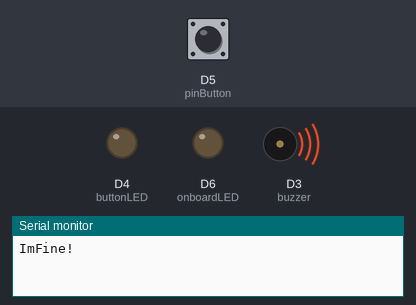
Simulated run of this sketch. Board: Arduino MKR. On the bench: output pins drawn as LEDs (lit = HIGH), buzzer (waves = sounding), the last lines printed to the serial monitor. The inputs (shaded band) are chosen by the test bench; at power-on: D5 (pinButton) HIGH. WiFi joins after 1.5 s; servers stay silent unless stated; uploads are accepted with an empty reply.

Above: at 0.1 s.
At 14.7 s:
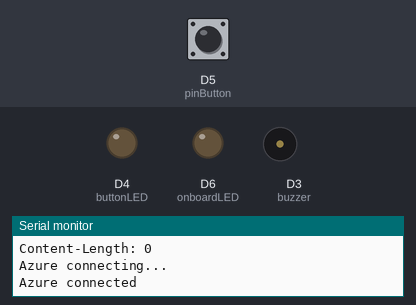
14.8 s: D5 (pinButton) pulled LOW for 0.15 s
At 15.4 s:
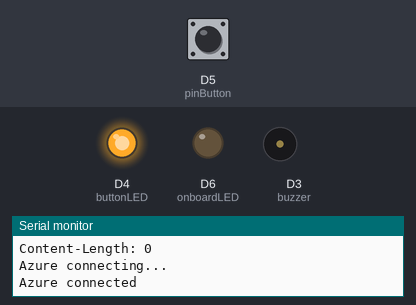
Timing chart, 0 to 17.8 s (numbered marks = the images above; inputs shaded):
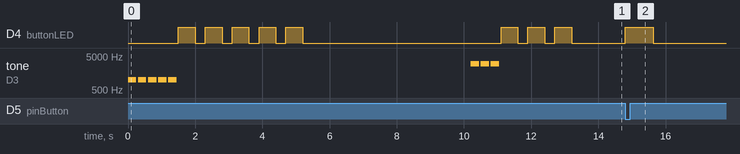

Measured:
- after the input at 14.8 s, D4 (buttonLED): LOW → HIGH at once, → LOW 0.83 s later

The sketch:

ImFine.ino
```cpp
#include <stdlib.h>
#include <WiFi101.h> // Library for Wifi for the MKR1000 and Zero boards
#include "DHT.h" // Library from Adafruit for the DHTxx temperature/humidity sensor types

// -------------------------------------------------------------------
// ImFine I/O pin definitions
#define buzzer 3
#define buttonLED 4
#define pinButton 5
#define onboardLED 6

// -------------------------------------------------------------------
// ----- Temperature and Humidity sensor configuration
#define DHTPIN 7       // DHT22 pin
#define DHTTYPE DHT22  // DHT22  (AM2302)
DHT dht(DHTPIN, DHTTYPE, 30); // Initialize DHT22 sensor


// -------------------------------------------------------------------
// ----- Setup of DeviceId, Wifi and Azure IotHub connections
// - - You must use your own values here - -
// IoT device Name
String deviceId = "Grandma"; // The Id/Alias/Name of this IoT device

// WiFi Config
char ssid[] = "{yourwifi}";    //  WiFi SSID
char pass[] = "{yourpassword}";  //  WiFi password

char azureIotHost[]   = "ImFineDev.azure-devices.net";    // Azure IoT Hub hostname
char azureDeviceSAS[] = "SharedAccessSignature sr=ImFineDev.azure-devices.net%2fdevices%2fGrandma&sig=GtJVahJYdxIcpyxRbvP7peiOJpMqHwC9ByOlbnQpA74%3d&se=1459252560";

// -------------------------------------------------------------------
// ----- Application definitions
unsigned long lastGETTime  = 0;
unsigned long lastPOSTTime = 0;
unsigned long intervalGET  = 5000L;  //  5 seconds polling between GETs (Poll for commands from IoTHUb)
unsigned long intervalPOST = 60000L; // 60 seconds interval between POSTs (Send temperature/humidity data to IoTHub)

volatile int buttonActivated = 0; // Button interrupt variable to indicate button is pressed
int wifiStatus = WL_IDLE_STATUS;
WiFiSSLClient azure;


// -------------------------------------------------------------------
// ----- Initialization
void setup() {
	Serial.begin(115200);
	Serial.println("ImFine!");

	pinMode(onboardLED, OUTPUT);
  digitalWrite(onboardLED, LOW);

	pinMode(buttonLED, OUTPUT);
  digitalWrite(buttonLED, LOW);

  pinMode(buzzer, OUTPUT);

	pinMode(pinButton, INPUT_PULLUP);
	attachInterrupt(pinButton, ISRButtonHandler, FALLING);

  // Inform user that the device is powered up
  beeper(5, 1000, 250, 300); // Sound
	blinkButtonLed(5); // Light

  // Start DHT22 the temperature/humidity sensor
	dht.begin();

	// Check wifi status and connect if not connected
	if (WiFi.status() != WL_CONNECTED)
		wifiConnect();

	azureDisconnect();

	while (!azureConnect());
	azureHttpPOST("Grandma is awake...");

  beeper(3, 3000, 250, 300);
	blinkButtonLed(3);
}

// -------------------------------------------------------------------
// ----- Main loop
void loop()
{
	if (buttonActivated)
	{
		// Send data to Azure IoTHub
		azureHttpPOST("Button pressed!");

		// Turn off the LED in the button to indicate the message is sent to Azure
		delay(200);
		digitalWrite(buttonLED, LOW);

		// Reset button activation flag for Interrupt Service Routine
		buttonActivated = 0;
	}

	// Check wifi status and connect if not connected
	if (WiFi.status() != WL_CONNECTED)
		wifiConnect();

	String command = getCommandFromCloud();
	if (!command.equals("")) {
        handleCommandFromCloud(command);
	}

	SendDHT22DataToCloud();

	delay(1000);
}

// ------------------- Application code -----------------------------
void beeper(int beeps, int frequency, int duration, int pause)
{
  // Beep the buzzer a few times
  for (int i = 0; i < beeps; i++)
  {
    tone(buzzer, frequency, duration);
    delay(pause);
  }
}

void blinkButtonLed(int blinks)
{
	// Blink the button LED a few times
	for (int i = 0; i < blinks; i++)
	{
		digitalWrite(buttonLED, HIGH);
		delay(500);
		digitalWrite(buttonLED, LOW);
		delay(300);
	}
}

// Handle messages coming from the Azure IotHub
void handleCommandFromCloud(String commandData)
{
	Serial.print("Incoming   ");
	Serial.println(commandData);

  String command = getValue(commandData, ';', 0);
  if (command.equals("ACK")) {
      beeper(3, 2500, 250, 500);
  } else {
      beeper(1, 800, 1000, 100);
  }

  //beeper(2, 2500, 250, 500);
}

// Interrupt Service Routine (ISR) for the button
void ISRButtonHandler()
{
	buttonActivated++;

	// Turn on the LED in the button so the operator can get feedback on the status
	// The LED will be turned off when the button message is sent to Azure IotHub
	digitalWrite(buttonLED, HIGH);
}

// Function checks if it is time to send a new DHT22 message to the cloud
void SendDHT22DataToCloud() {
  if (millis() - lastPOSTTime > intervalPOST) {
    // Check wifi status and connect if not connected
    if (WiFi.status() != WL_CONNECTED)
		  wifiConnect();

    // Open new server connection if it is not already open...
    if (!azure.connected()) {
      azureConnect();
    }

    // Get data from DHT22 sensor
    String dht22 = getDHT22Data();
    if (!dht22.equals(""))
    {
      // Send data to Azure IoTHub
      azureHttpPOST(dht22);
    }

    lastPOSTTime = millis();
  }
}


// Read data from the DHT22 sensor and return data as a String
String getDHT22Data() {
  // Reading temperature or humidity takes about 250 milliseconds!
  // Sensor readings may also be up to 2 seconds 'old' (its a very slow sensor)
  float h = dht.readHumidity();
  // Read temperature as Celsius
  float t = dht.readTemperature();
  // Read temperature as Fahrenheit
  //float f = dht.readTemperature(true);

  // Check if any reads failed and exit early (to try again).
  if (isnan(h) || isnan(t)) {
    Serial.println("Failed to read from DHT sensor!");
    return "";
  }

  int t1 = t * 100;
  int h1 = h * 100;

  String temp = String(t1, 10);
  String hum = String(h1, 10);

  String msg = "DHT22;";
  msg += temp;
  msg += ";";
  msg += hum;

  return msg;
}


// ******************************************************************
// From here on the code is general to use in other projects

// ------------------- WiFi connection handling ---------------------
// Attempt to connect to Wifi network
void wifiConnect()
{
	while (WiFi.status() != WL_CONNECTED) {
		Serial.println("WiFi connecting...");
		wifiStatus = WiFi.begin(ssid, pass);
		delay(3000);
		if ((wifiStatus != WL_CONNECTED))
			delay(7000);
	}
	Serial.println("WiFi connected");
}

// Disconnect from the wifi network
void wifiDisconnect()
{
	WiFi.disconnect();
}


// ------------------- Azure IotHub functions -----------------------
// Azure IoTHub http api
String ApiVersion  = "api-version=2016-02-03";
String httpGET     = "/devices/{deviceid}/messages/devicebound?{apiversion}";
String httpPOST    = "/devices/{deviceid}/messages/events?{apiversion}";
String httpDELETE  = "/devices/{deviceid}/messages/devicebound/{etag}?{apiversion}";
String httpREJECT  = "/devices/{deviceid}/messages/devicebound/{etag}?reject&{apiversion}";
String httpABANDON = "/devices/{deviceId}/messages/devicebound/{etag}/abandon?&{apiversion}";

bool azureConnect() {
	// Return if already connected to Azure
	if (azure.connected()) return true;

	// Check wifi status and connect if not connected
	if (WiFi.status() != WL_CONNECTED)
		wifiConnect();

    // Start connect to Azure and wait until connected
	//bool connected = azure.connected();
	while (!azure.connected())
	{
		Serial.println("Azure connecting...");

		bool connected = azure.connect(azureIotHost, 443);
		if (!connected) {
			Serial.println("Azure connecting - wait 10s");
			delay(10000);
		}
		if (!azure.connected()) {
			Serial.println("Azure connecting - wait 30s");
			delay(30000);
		}
	};

	// Show connection status on Serial
	if (azure.connected())
		Serial.println("Azure connected");
	else
		Serial.println("Azure connection failure!");

	return azure.connected();
}

// Disconnect from Azure IoTHub
void azureDisconnect() {
	azure.stop();
	while (azure.connected());
	Serial.println("Azure connection closed");
}

//
void azureHttpCommand(String httpType, String url, String content) {
	if (httpType.equals("")) return;
	if (url.equals("")) return;

    // Open new server connection if it is not already open...
	if (!azure.connected()) {
		azureConnect();
	}
	//while (!azureConnect());

	if (azure.connected()) {
		// Send http command
		azure.print(httpType);
		azure.print(" ");
		azure.print(url);
		azure.println(" HTTP/1.1");

		azure.print("Host: ");
		azure.println(azureIotHost);

		azure.print("Authorization: ");
		azure.println(azureDeviceSAS);

		if (httpType.equals("POST"))
		{
			azure.println("Content-Type: text/plain");

			azure.print("Content-Length: ");
			azure.println(content.length());
			azure.println();

			azure.println(content);
		}
		else
			azure.println();

	  azure.flush();
}
	else
	{
		Serial.println("Connection lost!");
	}
}

// Format and send the IotHub Http GET command
void azureHttpGET() {
	String url = httpGET;
	url.replace("{deviceid}", deviceId);
	url.replace("{apiversion}", ApiVersion);
  azureHttpCommand("GET", url, "");
  delay(500);
}

// Format and send the IotHub Http DELETE command
void azureHttpDELETE(String Etag) {
	String url = httpDELETE;
	url.replace("{deviceid}", deviceId);
	url.replace("{apiversion}", ApiVersion);
	url.replace("{etag}", Etag);
	azureHttpCommand("DELETE", url, "");
	delay(100);
}

// Format and send the IotHub Http POST command
void azureHttpPOST(String content) {
	String url = httpPOST;
	url.replace("{deviceid}", deviceId);
	url.replace("{apiversion}", ApiVersion);
	azureHttpCommand("POST", url, content);

	Serial.print("Outgoing   ");
	Serial.println(content);
}


// Poll the IoTHub for commands from Cloud to Device
String getCommandFromCloud() {
	String command = "";

	if (millis() - lastGETTime > intervalGET) {
		digitalWrite(onboardLED, LOW);

		azureHttpGET();

		String response = "";
		char c;
		// Read response data from the HttpGET if available
		while (azure.available()) {
			c = azure.read();
			response.concat(c);
		}

		if (!response.equals(""))
		{

      Serial.println("---RESPONSE---");
      Serial.println(response);

			if (response.startsWith("HTTP/1.1 200"))
			{
				// Handle received message
				command = getServerCommand(response);

        Serial.println("---COMMAND---");
        Serial.println(command);

				// Delete the message from the Azure hub queue
				String etag = getEtag(response);

        Serial.println("---DELETE ETAG---");
				Serial.println(etag);

				azureHttpDELETE(etag);

				intervalGET = 100L; // 100 milli seconds
			}
			else
			{
				intervalGET = 2000L; // 2 seconds

				// Consider everything from HTTP responsecodes 200 (OK) and 204 (No Content) as errors
				if (!response.startsWith("HTTP/1.1 204"))
				{
					Serial.println("* * * ERROR * * *");
					Serial.println(response);
				}
			}

			lastGETTime = millis();
		}
		else
		{
			intervalGET = 5000L; // 5 seconds
		}
	}
	else
		command = "";

	return command;
}


// Get the Etag identifier from the received message.
// This must be used to delete the read message from the IoTHub queue system
String getEtag(String response)
{
	// Get header line 3 (index = 2), which contains the Etag
	String keyVal = getValue(response, '\n', 2);
	int from = keyVal.indexOf('"') + 1;
	int to = keyVal.lastIndexOf('"');
	String etag = keyVal.substring(from, to);
	return etag;

}

// Get the payload part of the received message
String getServerCommand(String response)
{
	int cmdIdx = response.indexOf("\r\n\r\n") + 4;
	return response.substring(cmdIdx);
}


// ------------------- StringHelper functions -----------------------
// Pick a specified text line from a multi line string
String getValue(String data, char separator, int index)
{
	int found = 0;
	int strIndex[] = {
		0, -1 };
	int maxIndex = data.length() - 1;
	for (int i = 0; i <= maxIndex && found <= index; i++) {
		if (data.charAt(i) == separator || i == maxIndex) {
			found++;
			strIndex[0] = strIndex[1] + 1;
			strIndex[1] = (i == maxIndex) ? i + 1 : i;
		}
	}
	return found>index ? data.substring(strIndex[0], strIndex[1]) : "";
}
```
